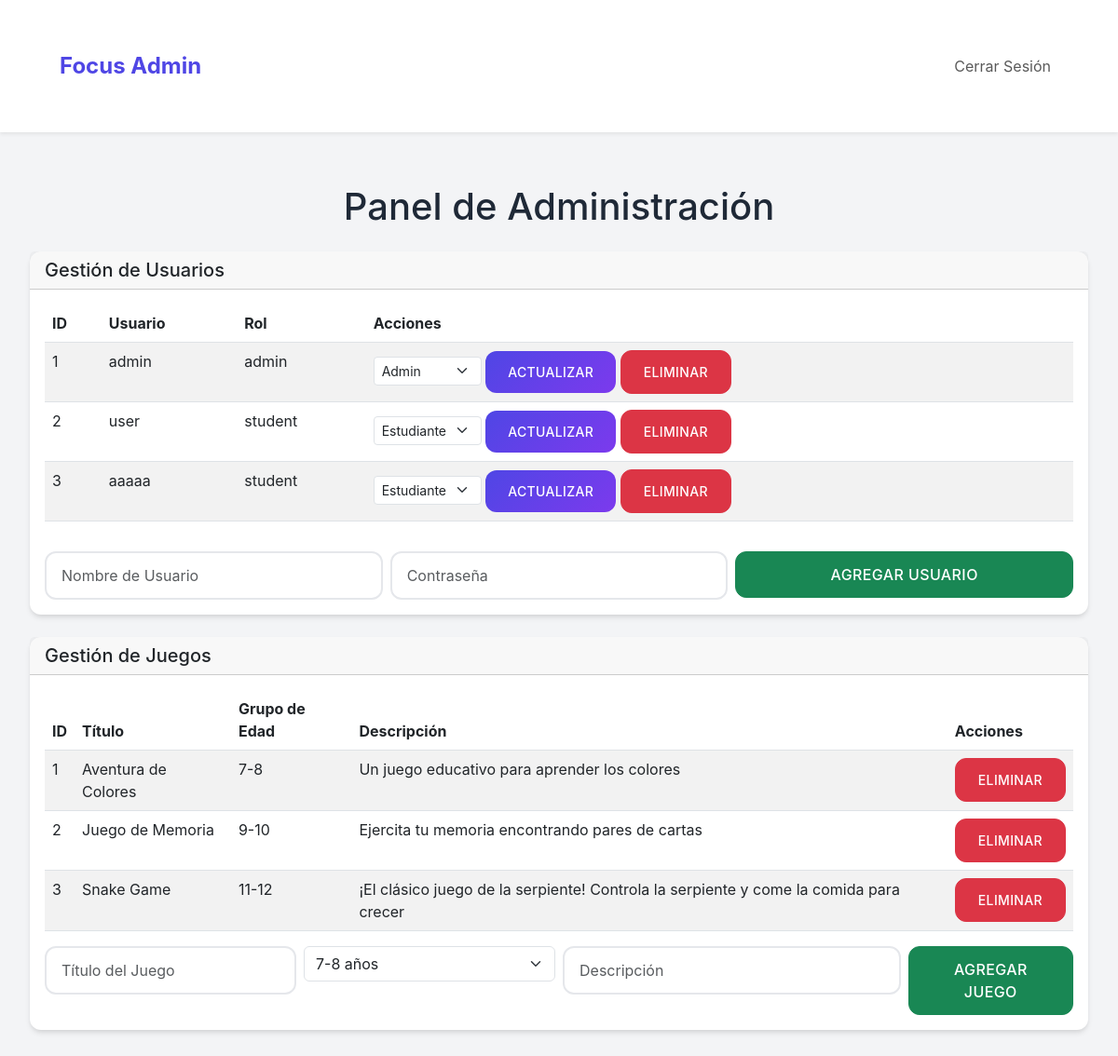
The page /dashboard (signed in) on the database its author committed.
### app.py (models this page shows)
class User(UserMixin, db.Model):
    id = db.Column(db.Integer, primary_key=True)
    username = db.Column(db.String(50), unique=True, nullable=False)
    password = db.Column(db.String(200), nullable=False)
    role = db.Column(db.String(10), nullable=False, default='student')

class Game(db.Model):
    id = db.Column(db.Integer, primary_key=True)
    age_group = db.Column(db.String(20), nullable=False)
    title = db.Column(db.String(100), nullable=False)
    description = db.Column(db.String(300), nullable=False)

### app.py (the view)
@app.route('/dashboard')
@login_required
def dashboard():
    if current_user.role == 'admin':
        users = User.query.all()
        games = Game.query.all()
        return render_template('admin_dashboard.html', users=users, games=games)
    return render_template('student_dashboard.html')

### app.py (called while the page is built)
@login_manager.user_loader
def load_user(user_id):
    return User.query.get(int(user_id))

### templates/admin_dashboard.html (shortened to what this page needs)
<!DOCTYPE html>
<html lang="es">
<head>
    <link rel="stylesheet" href="https://cdn.jsdelivr.net/npm/bootstrap@5.3.0/dist/css/bootstrap.min.css">
    <link rel="stylesheet" href="{{ url_for('static', filename='CSS/styles.css') }}">
</head>
<body>
    <nav class="navbar navbar-expand-lg navbar-light bg-white shadow-sm">
        <div class="container">
            <a class="navbar-brand" href="{{ url_for('dashboard') }}">
                <span class="platform-name" style="font-size: 1.5rem; font-weight: bold;">Focus Admin</span>
            </a>
            <div class="collapse navbar-collapse" id="navbarNav">
                <ul class="navbar-nav ms-auto">
                    <li class="nav-item">
                        <a class="nav-link" href="{{ url_for('logout') }}">Cerrar Sesión</a>
                    </li>
                </ul>
            </div>
        </div>
    </nav>
    <div class="container my-4">
        <h1 class="text-center mb-4">Panel de Administración</h1>
        <div class="card mb-4">
            <div class="card-header">
                <h2 class="h5 mb-0">Gestión de Usuarios</h2>
            </div>
            <div class="card-body">
                <table class="table table-striped">
                    <thead>
                        <tr>
                            <th>ID</th>
                            <th>Usuario</th>
                            <th>Rol</th>
                            <th>Acciones</th>
                        </tr>
                    </thead>
                    <tbody>
                        {% for user in users %}
                        <tr>
                            <td>{{ user.id }}</td>
                            <td>{{ user.username }}</td>
                            <td>{{ user.role }}</td>
                            <td>
                                <form method="POST" action="{{ url_for('set_user_role', user_id=user.id) }}" class="d-inline">
                                    <select name="role" class="form-select form-select-sm d-inline-block w-auto">
                                        <option value="admin" {% if user.role == 'admin' %}selected{% endif %}>Admin</option>
                                        <option value="student" {% if user.role == 'student' %}selected{% endif %}>Estudiante</option>
                                    </select>
                                    <button type="submit" class="btn btn-sm btn-primary">Actualizar</button>
                                </form>
                                <form method="POST" action="{{ url_for('delete_user', user_id=user.id) }}" class="d-inline">
                                    <button type="submit" class="btn btn-sm btn-danger">Eliminar</button>
                                </form>
                            </td>
                        </tr>
                        {% endfor %}
                    </tbody>
                </table>
                <form method="POST" action="{{ url_for('add_user') }}">
                    <div class="row g-2 mt-4">
                        <div class="col-md-4">
                            <input type="text" name="username" class="form-control" placeholder="Nombre de Usuario" required>
                        </div>
                        <div class="col-md-4">
                            <input type="password" name="password" class="form-control" placeholder="Contraseña" required>
                        </div>
                        <div class="col-md-4">
                            <button type="submit" class="btn btn-success w-100">Agregar Usuario</button>
                        </div>
                    </div>
                </form>
            </div>
        </div>
        <div class="card">
            <div class="card-header">
                <h2 class="h5 mb-0">Gestión de Juegos</h2>
            </div>
            <div class="card-body">
                <table class="table table-striped">
                    <thead>
                        <tr>
                            <th>ID</th>
                            <th>Título</th>
                            <th>Grupo de Edad</th>
                            <th>Descripción</th>
                            <th>Acciones</th>
                        </tr>
                    </thead>
                    <tbody>
                        {% for game in games %}
                        <tr>
                            <td>{{ game.id }}</td>
                            <td>{{ game.title }}</td>
                            <td>{{ game.age_group }}</td>
                            <td>{{ game.description }}</td>
                            <td>
                                <form method="POST" action="{{ url_for('delete_game', game_id=game.id) }}">
                                    <button type="submit" class="btn btn-sm btn-danger">Eliminar</button>
                                </form>
                            </td>
                        </tr>
                        {% endfor %}
                    </tbody>
                </table>
                <form method="POST" action="{{ url_for('add_game') }}">
                    <div class="row g-2">
                        <div class="col-md-3">
                            <input type="text" name="title" class="form-control" placeholder="Título del Juego" required>
                        </div>
                        <div class="col-md-3">
                            <select name="age_group" class="form-select" required>
                                <option value="7-8">7-8 años</option>
                            </select>
                        </div>
                        <div class="col-md-4">
                            <input type="text" name="description" class="form-control" placeholder="Descripción" required>
                        </div>
                        <div class="col-md-2">
                            <button type="submit" class="btn btn-success w-100">Agregar Juego</button>
                        </div>
                    </div>
                </form>
            </div>
        </div>
    </div>
</body>
</html>

### Static/CSS/styles.css (style rules this page uses)
:root { --primary-color: #4F46E5; --secondary-color: #7C3AED; --background-color: #F3F4F6; --text-color: #1F2937; --accent-color: #10B981; --error-color: #EF4444; --success-color: #10B981; --border-radius: 12px; --box-shadow: 0 4px 6px -1px rgba(0, 0, 0, 0.1), 0 2px 4px -1px rgba(0, 0, 0, 0.06); }
body { font-family: 'Inter', system-ui, -apple-system, sans-serif; background-color: var(--background-color); color: var(--text-color); line-height: 1.5; }
.container { max-width: 1200px; margin: 0 auto; padding: 2rem; }
.card { background: white; border-radius: var(--border-radius); box-shadow: var(--box-shadow); transition: transform 0.2s ease, box-shadow 0.2s ease; border: none; }
.btn { padding: 0.75rem 1.5rem; border-radius: var(--border-radius); font-weight: 500; transition: all 0.2s ease; text-transform: uppercase; letter-spacing: 0.025em; }
.btn-primary { background: linear-gradient(135deg, var(--primary-color), var(--secondary-color)); border: none; }
.form-control { border-radius: var(--border-radius); padding: 0.75rem 1rem; border: 2px solid #E5E7EB; transition: all 0.2s ease; }
.navbar { background: white; box-shadow: var(--box-shadow); padding: 1rem 2rem; }
.navbar-brand { font-weight: 700; color: var(--primary-color); }

### rows shown on the page
User: id "1", username "admin", role "admin", role "Admin"
User: id "2", username "user", role "student", role "Estudiante"
User: id "3", username "aaaaa", role "student", role "Estudiante"
Game: id "1", title "Aventura de Colores", age_group "7-8", description "Un juego educativo para aprender los colores"
Game: id "2", title "Juego de Memoria", age_group "9-10", description "Ejercita tu memoria encontrando pares de cartas"
Game: id "3", title "Snake Game", age_group "11-12", description "¡El clásico juego de la serpiente! Controla la serpiente y come la comida para crecer"
